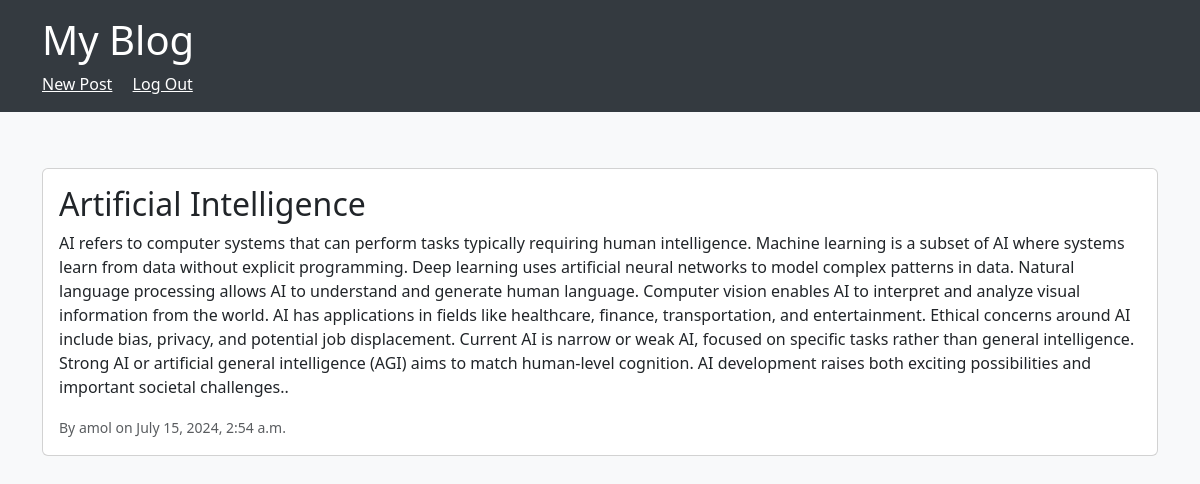
Screenshot of /post/9/ (signed in) with the database file from the repository.
### blog/models.py (models this page shows)
class Post(models.Model):
    title = models.CharField(max_length=200)
    body = models.TextField()
    author = models.ForeignKey(User, on_delete=models.CASCADE)
    created_at = models.DateTimeField(auto_now_add=True)
    updated_at = models.DateTimeField(auto_now=True)
    image = models.ImageField(upload_to='post_images/', null=True, blank=True)

### blog/views.py (the view)
# urls.py: path('post/<int:pk>/', views.post_detail, name='post_detail'),
def post_detail(request, pk):
    post = get_object_or_404(Post, pk=pk)
    return render(request, 'blog/post_detail.html', {'post': post})

### blog/templates/blog/post_detail.html (shortened to what this page needs)
{% extends 'blog/base.html' %}
{% block content %}
    <div class="card mt-4">
        <div class="card-body">
            <h2 class="card-title">{{ post.title }}</h2>
            <p class="card-text">{{ post.body }}</p>
            <p class="card-text"><small class="text-muted">By {{ post.author }} on {{ post.created_at }}</small></p>
        </div>
    </div>
{% endblock %}

### blog/templates/blog/base.html (style rules this page uses)
body { background-color: #f8f9fa; }

### rows the page displays
Post: title "Artificial Intelligence", body "AI refers to computer systems that can perform tasks typically requiring human intelligence. Machine learning is a subset of AI where systems learn from data without explicit programming. Deep learning uses artificial neural networks to model complex patterns in data. Natural language processing allows AI to understand and generate human language. Computer vision enables AI to interpret and analyze visual information from the world. AI has applications in fields like healthcare, finance, transportation, and entertainment. Ethical concerns around AI include bias, privacy, and potential job displacement. Current AI is narrow or weak AI, focused on specific tasks rather than general…", author "amol", created_at "July 15, 2024, 2:54 a.m."
